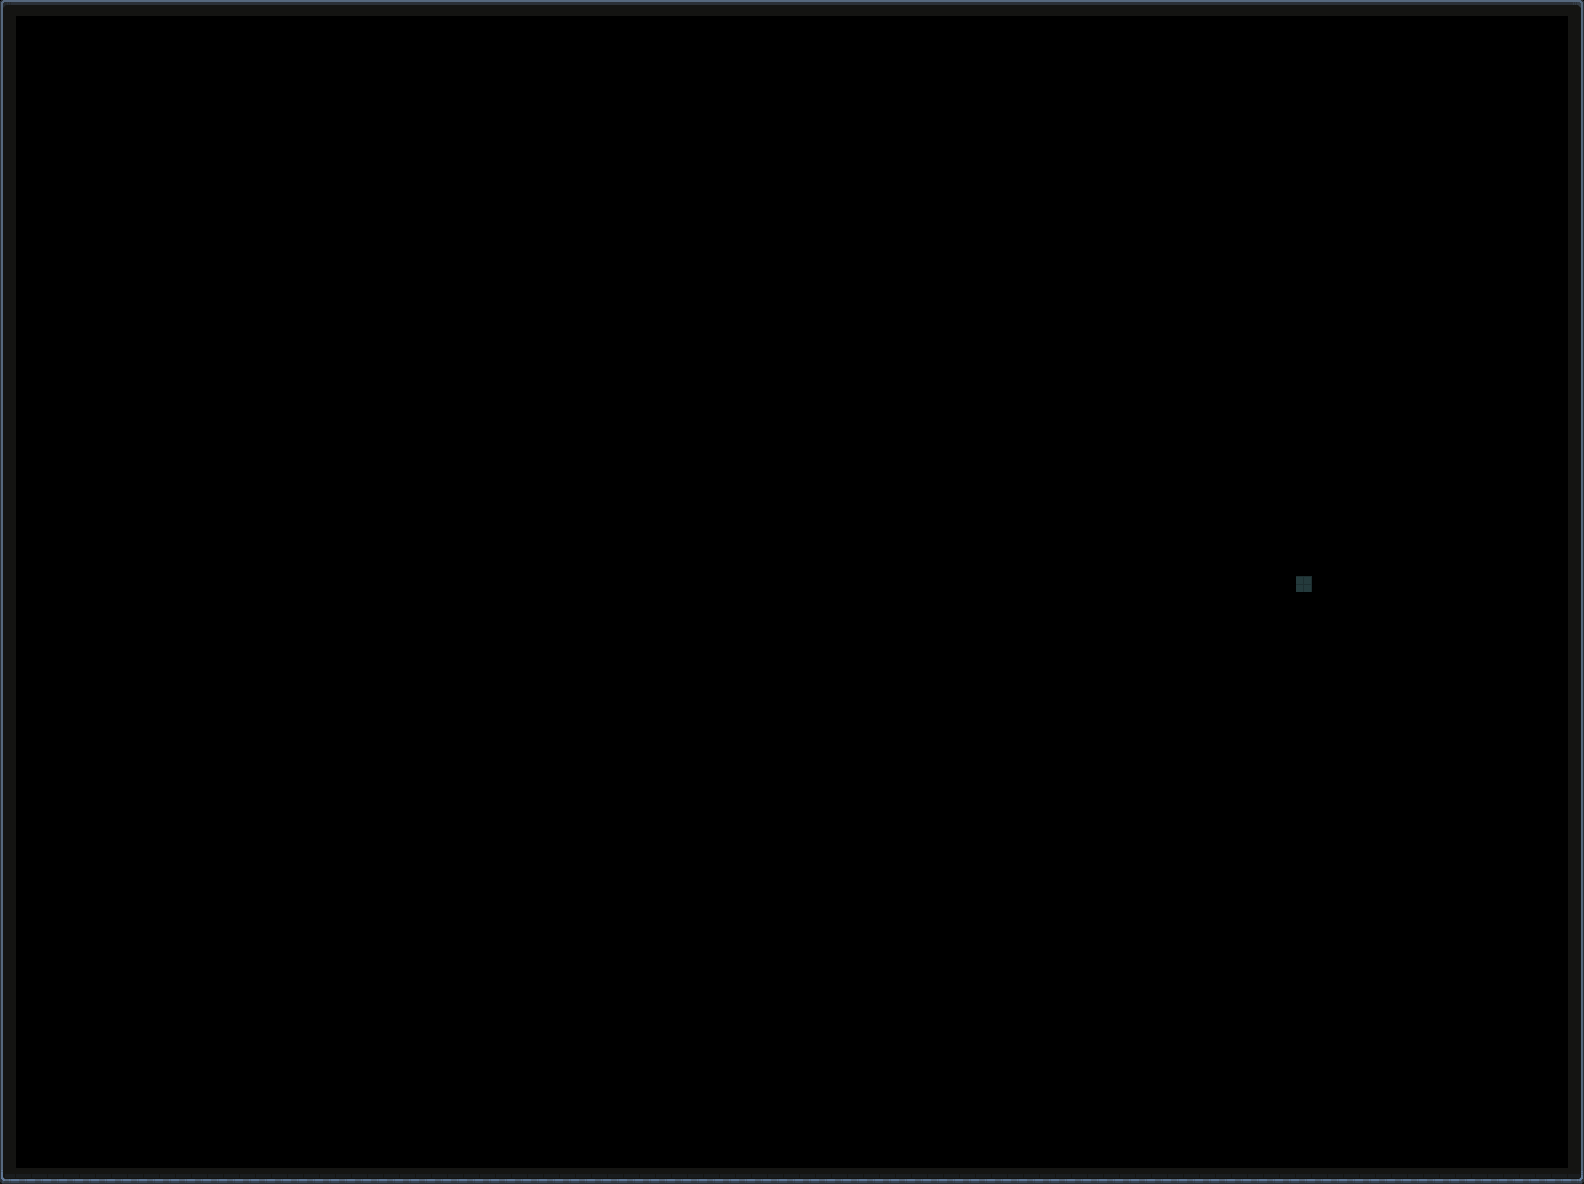

This game map was drawn from its Tiled (.tmx) file and the tilesets committed beside it. A one-line description and the trimmed map source follow:
An orthogonal 99x74 tile map with 16x16 px tiles, 1 tile layer (collisions), 1 hidden layer not drawn.

<map version="1.10" tiledversion="1.10.2" orientation="orthogonal" renderorder="right-down" width="99" height="74" tilewidth="16" tileheight="16" infinite="0" nextlayerid="4" nextobjectid="1">
 <tileset firstgid="1" name="tilemap" tilewidth="16" tileheight="16" tilecount="625" columns="25">
  <image source="../tiles.png" width="400" height="400" />
 </tileset>
 <layer id="1" name="background" width="99" height="74" visible="0">
  <data>[7326 cells, 7326 non-empty, 1 distinct tile ids]</data>
 </layer>
 <layer id="3" name="collisions" width="99" height="74">
  <data>[7326 cells, 343 non-empty, 9 distinct tile ids]</data>
 </layer>
</map>
